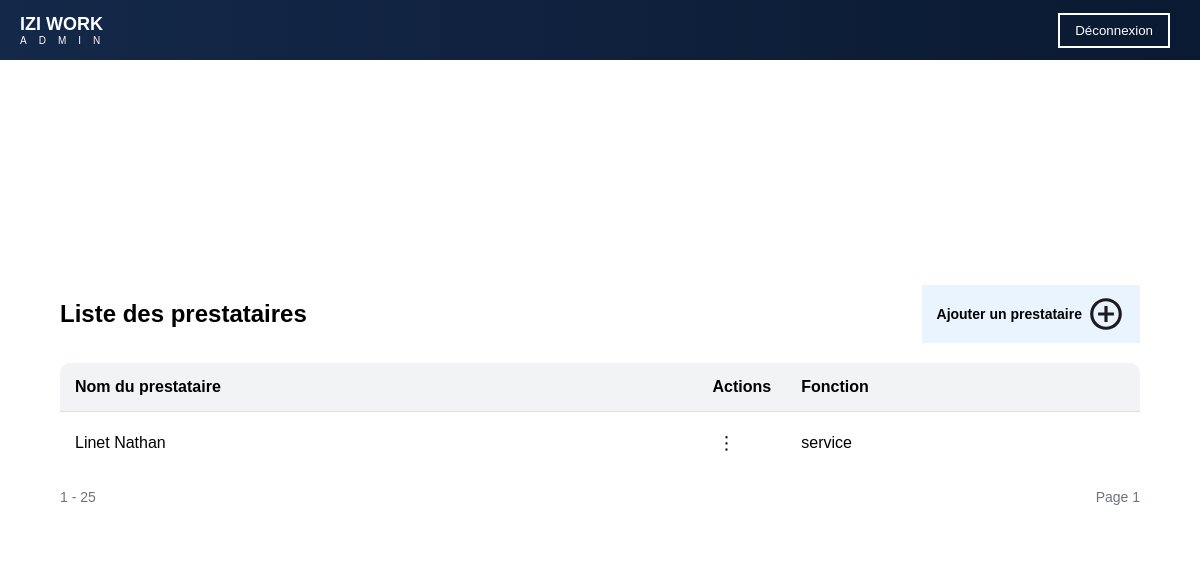
/prestataires (signed in), run on an earlier commit of the app's database.
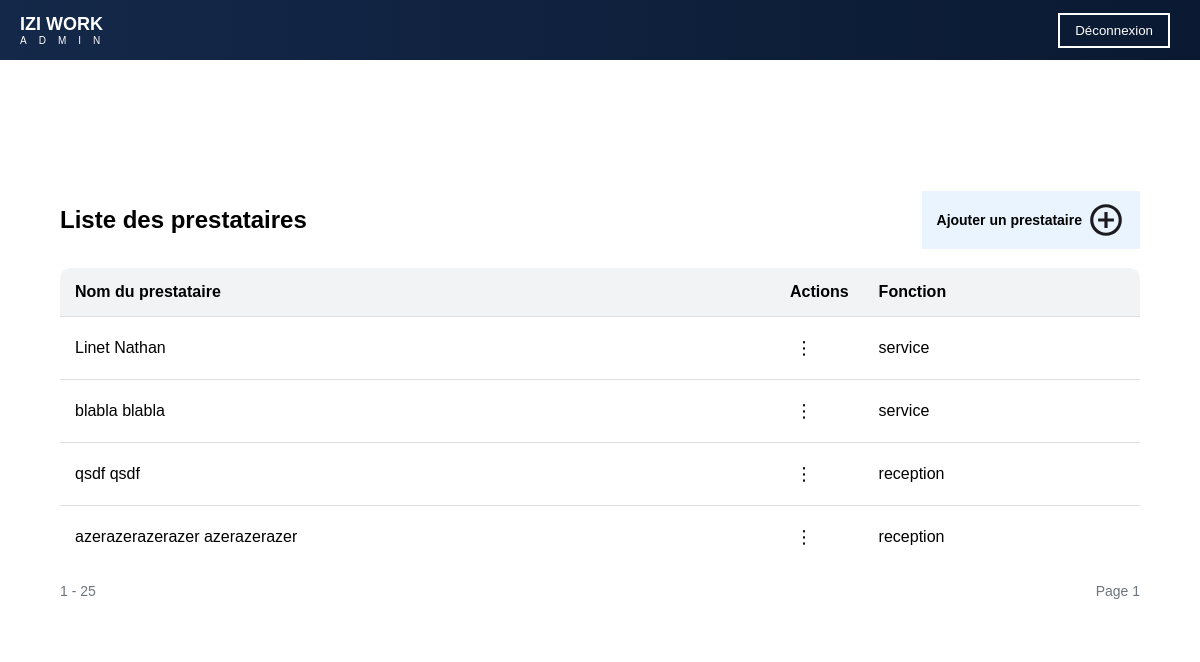
And on a later commit of the database.
### app.py (models this page shows)
class User(UserMixin, db.Model):
    __tablename__ = 'USERS'
    id = db.Column('ID', db.Integer, primary_key=True)
    email = db.Column('Adresse_mail', db.String(255), unique=True, nullable=False)
    password = db.Column('Password', db.String(255), nullable=False)
    nom = db.Column('Nom', db.String(255), nullable=False)
    prenom = db.Column('Prenom', db.String(255), nullable=False)
    photo = db.Column('Photo_de_profil', db.String(255))
    telephone = db.Column('Numero_telephone', db.String(20))
    naissance = db.Column('Date_naissance', db.Date, nullable=False)
    fonction = db.Column('Fonction', db.String(255))
    adresse = db.relationship('AdressePostale', backref='user', uselist=False)
    historique = db.relationship('Historique', backref='user')
    disponibilites = db.relationship('Disponibilite', backref='user')
    indisponibilites = db.relationship('Indisponibilite', backref='user')

### app.py (the view)
@app.route('/prestataires')
@login_required
def prestataires():
    users = User.query.all()  # Récupération des utilisateurs depuis la base de données
    return render_template('liste_presta/liste_presta.html', users=users)

### app.py (called while the page is built)
@login_manager.user_loader
def load_user(user_id):
    return User.query.get(int(user_id))

### templates/liste_presta/liste_presta.html (shortened to what this page needs)
<!DOCTYPE html>
<html lang="fr">
<head>
    <link rel="stylesheet" href="{{ url_for('static', filename='css/style.css') }}">
</head>
<body>
    {% include 'includes/header.html' %}
    <div class="container">
        <div class="header">
            <h2>Liste des prestataires</h2>
            <a href="{{ url_for('presta') }}" class="add-btn">Ajouter un prestataire <img src="{{ url_for('static', filename='image/add_presta.svg') }}"/></a>
        </div>
        <table>
            <thead>
                <tr>
                    <th>Nom du prestataire</th>
                    <th>Actions</th>
                    <th>Fonction</th>
                </tr>
            </thead>
            <tbody>
                {% for user in users %}
                <tr>
                    <td>{{ user.nom }} {{ user.prenom }}</td>
                    <td class="actions-cell">
                        <button class="action-btn">⋮</button>
                    </td>
                    <td>{{ user.fonction }}</td>
                </tr>
                {% endfor %}
            </tbody>
        </table>
        <div class="pagination">
            <span>1 - 25</span>
            <span>Page 1</span>
        </div>
    </div>
</body>
</html>

### templates/includes/header.html
<header class="top-nav">
    <div class="logo-container">
        <div class="logo">IZI WORK</div>
        <div class="sous_logo">ADMIN</div>
    </div>
    <button class="logout-btn">Déconnexion</button>
</header>

### static/css/style.css (style rules this page uses)
body { margin: 0; font-family: Arial, sans-serif; display: flex; height: 100vh; }
.top-nav { position: fixed; top: 0; left: 0; width: 100%; height: 60px; background: linear-gradient(-90deg, #0A1931 0%, #142849 100%); color: white; display: flex; justify-content: space-between; align-items: center; padding: 0 20px; z-index: 1000; }
.top-nav .logo { font-weight: bold; font-size: 18px; }
.top-nav .sous_logo { font-size: 10px; letter-spacing: 12px; }
.logout-btn { background-color: transparent; color: white; border: 2px solid white; padding: 8px 15px; margin-right: 50px; cursor: pointer; transition: 0.3s; }
.container { margin: auto; background: white; padding: 20px; }
.header { display: flex; justify-content: space-between; align-items: center; margin-bottom: 15px; }
.add-btn { display: flex; align-items: center; background: #007bff15; color: black; padding: 10px 15px; text-decoration: none; font-size: 14px; font-weight: bold; }
.add-btn img { margin-left: 5px; }
table { width: 90vw; border-collapse: collapse; background: white; border-radius: 10px; overflow: hidden; }
th, td { padding: 15px; text-align: left; border-bottom: 1px solid #E0E0E0; }
th { font-weight: bold; background: #F1F3F5; }
tbody tr:last-child td { border-bottom: none; }
.actions-cell { position: relative; width: 50px; }
.action-btn { background: none; border: none; font-size: 18px; cursor: pointer; padding: 5px; }
.pagination { display: flex; justify-content: space-between; padding: 15px 0; font-size: 14px; color: #6C757D; }

What changed in the data, as far as the page shows it:
added User: nom "blabla", prenom "blabla", fonction "service"
added User: nom "qsdf", prenom "qsdf", fonction "reception"
added User: nom "azerazerazerazer", prenom "azerazerazer", fonction "reception"
